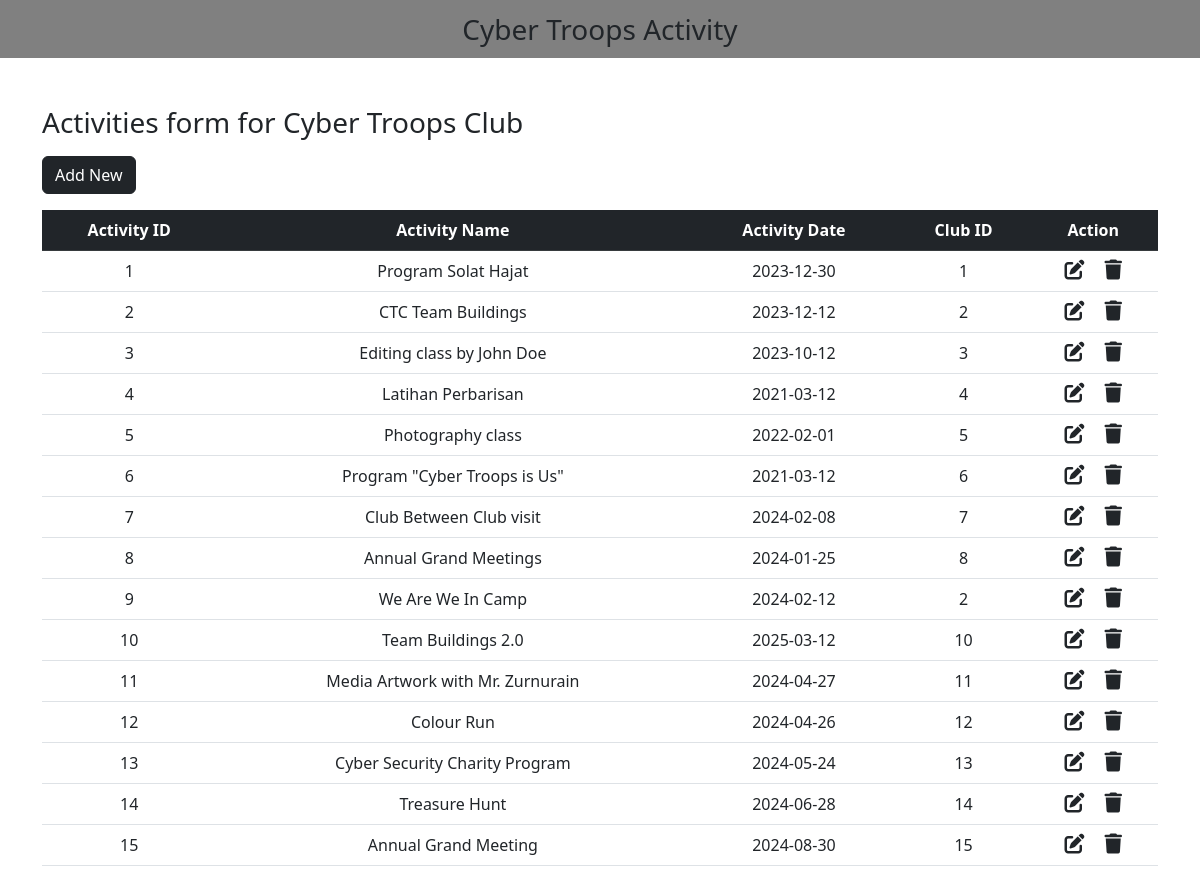
Page /activity.php on the committed database.
### tables this page shows
CREATE TABLE `activity` (
  `activity_id` int NOT NULL,
  `activity_name` varchar(200) NOT NULL,
  `activity_date` date NOT NULL,
  `club_id` int NOT NULL
);

### activity.php (the view, shortened to what this page needs)
<?php
include "db_conn.php";
?>
<!DOCTYPE html>
<html lang="en">
<head>
  <link href="https://cdn.jsdelivr.net/npm/bootstrap@5.2.3/dist/css/bootstrap.min.css" rel="stylesheet">
  <link rel="stylesheet" href="https://cdnjs.cloudflare.com/ajax/libs/font-awesome/6.4.0/css/all.min.css" />
</head>
<body>
  <nav class="navbar navbar-light justify-content-center fs-3 mb-5" style="background-color:grey;">
   Cyber Troops Activity
  </nav>
  <div class="container">
	<p align="center"><h3>Activities form for Cyber Troops Club</h3></p>
    <a href="add_activity.php" class="btn btn-dark mb-3">Add New</a>
    <table class="table table-hover text-center">
      <thead class="table-dark">
        <tr>
          <th scope="col">Activity ID</th>
          <th scope="col">Activity Name</th>
          <th scope="col">Activity Date</th>
          <th scope="col">Club ID</th>
          <th scope="col">Action</th>
        </tr>
      </thead>
      <tbody>
        <?php
        $sql = "SELECT * FROM `activity`";
        $result = mysqli_query($conn, $sql);
        while ($row = mysqli_fetch_assoc($result)) {
        ?>
          <tr>
            <td><?php echo $row["activity_id"] ?></td>
            <td><?php echo $row["activity_name"] ?></td>
            <td><?php echo $row["activity_date"] ?></td>
            <td><?php echo $row["club_id"] ?></td>
            <td>
              <a href="edit_activity.php?activity_id=<?php echo $row["activity_id"] ?>" class="link-dark"><i class="fa-solid fa-pen-to-square fs-5 me-3"></i></a>
              <a href="delete_activity.php?activity_id=<?php echo $row["activity_id"] ?>" class="link-dark"><i class="fa-solid fa-trash fs-5"></i></a>
            </td>
          </tr>
        <?php
        }
        ?>
      </tbody>
    </table>
  </div>
</body>
</html>

### rows in the picture
activity: activity_id "1", activity_name "Program Solat Hajat", activity_date "2023-12-30", club "1"
activity: activity_id "2", activity_name "CTC Team Buildings", activity_date "2023-12-12", club "2"
activity: activity_id "3", activity_name "Editing class by John Doe", activity_date "2023-10-12", club "3"
activity: activity_id "4", activity_name "Latihan Perbarisan", activity_date "2021-03-12", club "4"
activity: activity_id "5", activity_name "Photography class", activity_date "2022-02-01", club "5"
activity: activity_id "6", activity_name "Program \"Cyber Troops is Us\"", activity_date "2021-03-12", club "6"
activity: activity_id "7", activity_name "Club Between Club visit", activity_date "2024-02-08", club "7"
activity: activity_id "8", activity_name "Annual Grand Meetings", activity_date "2024-01-25", club "8"
activity: activity_id "9", activity_name "We Are We In Camp", activity_date "2024-02-12", club "2"
activity: activity_id "10", activity_name "Team Buildings 2.0", activity_date "2025-03-12", club "10"
activity: activity_id "11", activity_name "Media Artwork with Mr. Zurnurain", activity_date "2024-04-27", club "11"
activity: activity_id "12", activity_name "Colour Run", activity_date "2024-04-26", club "12"
activity: activity_id "13", activity_name "Cyber Security Charity Program", activity_date "2024-05-24", club "13"
activity: activity_id "14", activity_name "Treasure Hunt", activity_date "2024-06-28", club "14"
activity: activity_id "15", activity_name "Annual Grand Meeting", activity_date "2024-08-30", club "15"
